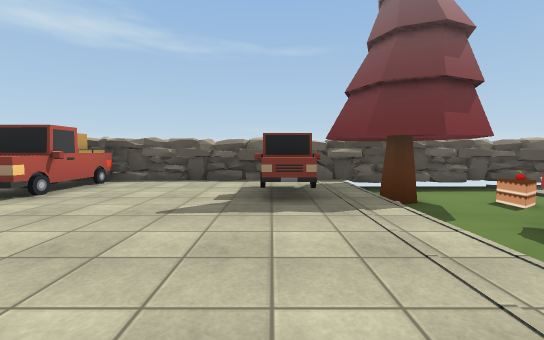
view 1 (above)

20 first-person views from a walk through a scene from a Unity 3-D project. The camera is 1.2 m above the floor, tilts 4° down and sees 90° across. The floor is counted in squares, 2 m on a side. Each view is taken from the middle of a square. On the plan, view 1 faces up. The plan holds only what a view shows up to about 9 squares ahead; the rest is blank. The player character is not drawn. Some surface patterns are stand-ins.

view 2
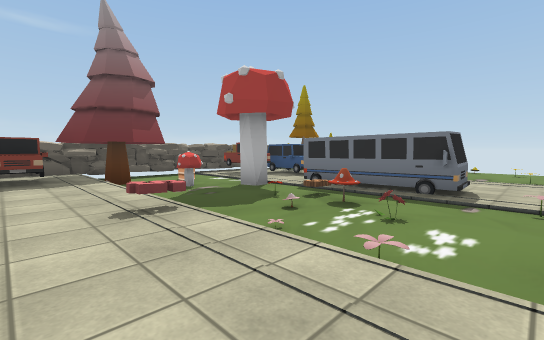

view 3
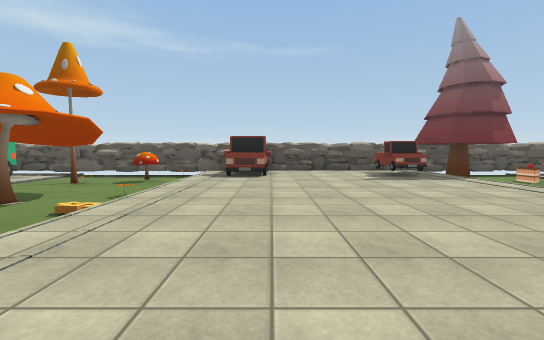

view 4
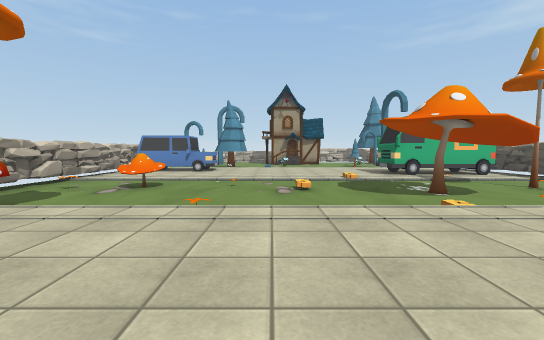

view 5
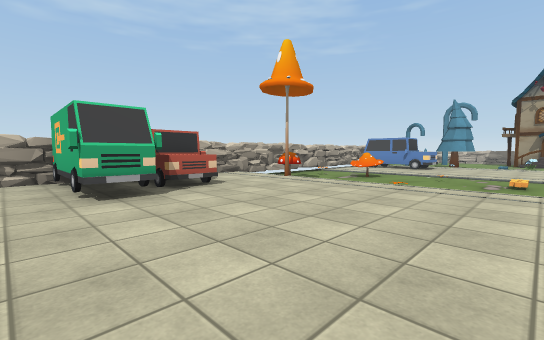

view 6
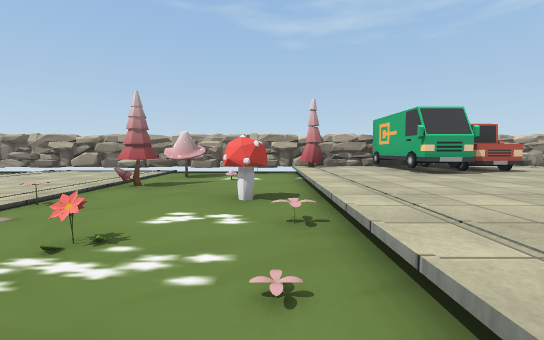

view 7
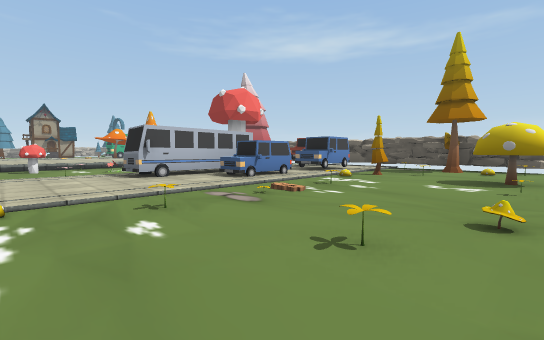

view 8
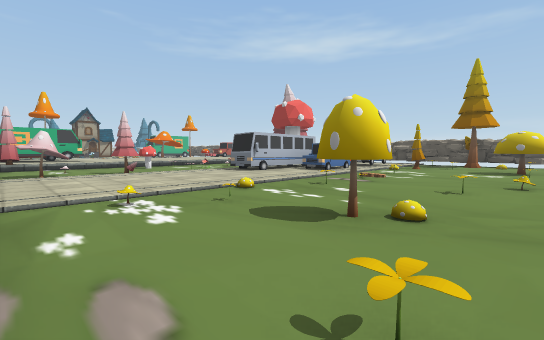

view 9
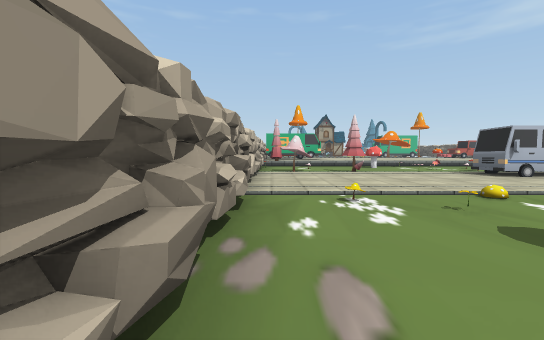

view 10
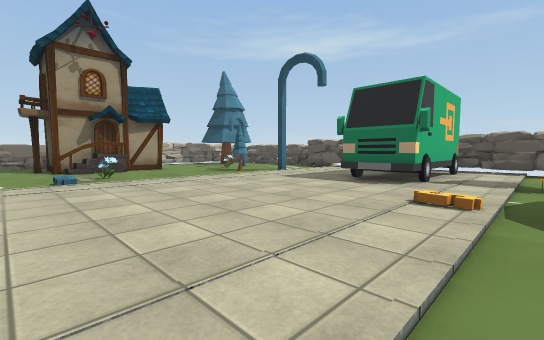

view 11
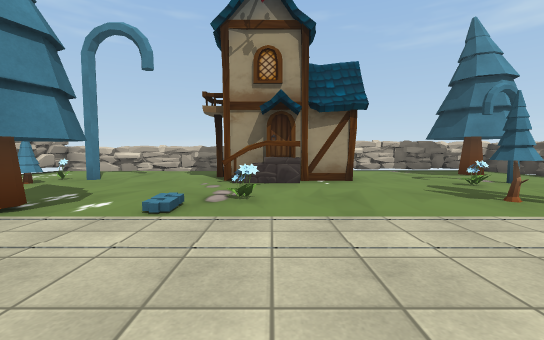

view 12
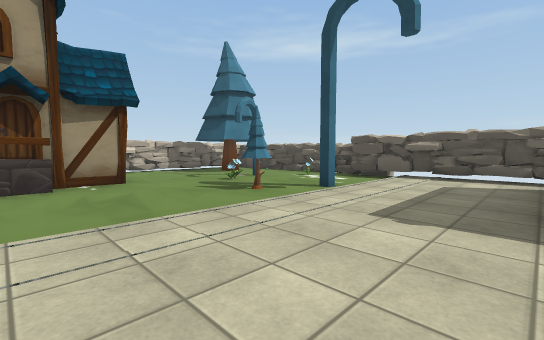

view 13
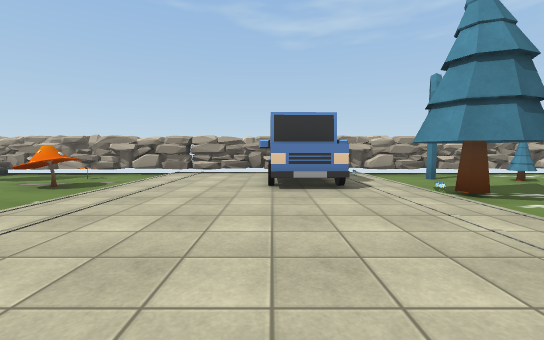

view 14
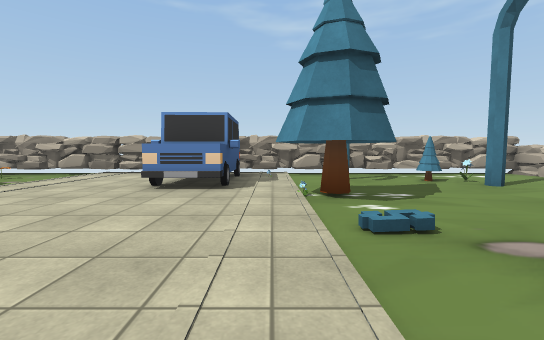

view 15
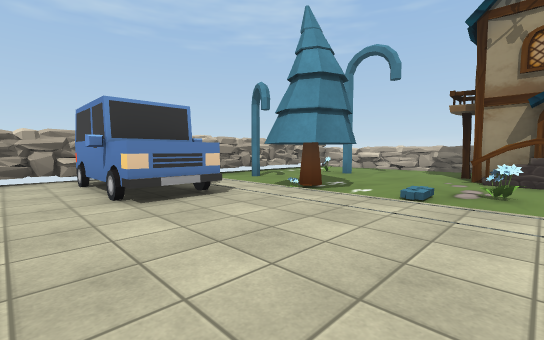

view 16
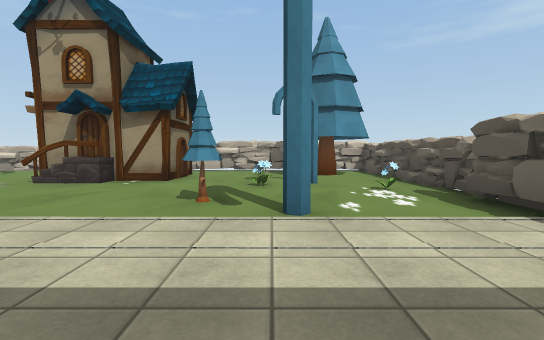

view 17
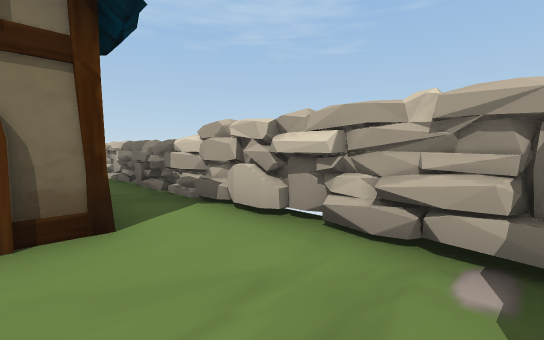

view 18
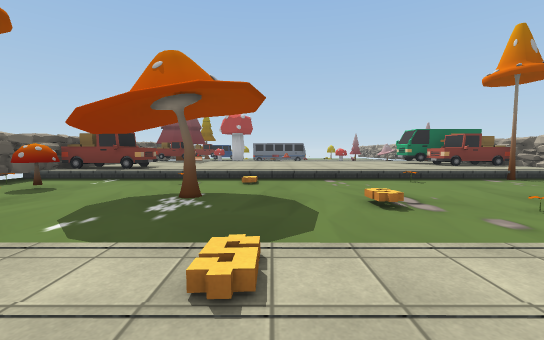

view 19
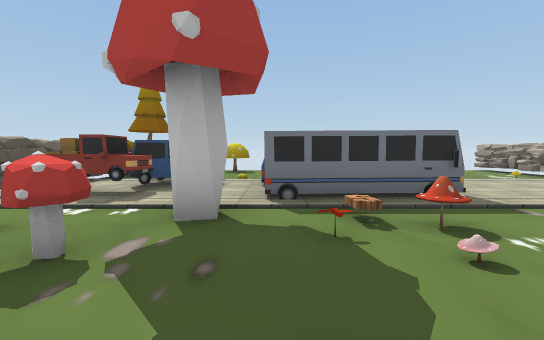

view 20
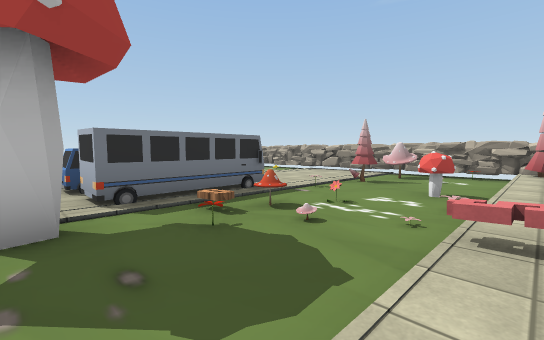

### Floor plan
Key: @ floor where view 1 was taken; # wall or solid block; x gap in a wall; . main floor; : floor 0.25 m higher than the main floor; + floor 0.5 m higher than the main floor; / step, stairs or slope; ^ raised ledge; O other object.
Columns run from 21 left of view 1 to 12 right of it. Each row starts with its distance up from view 1.
  6 ##################^##############x
  5 #...O..:::x:...O/OO+++O...:O::.O.O
  4 #.O.O..:::#:...O/OO++OOO.O:OO:..O.
  3 #...O.O:::#:.O../++++++.O.::O:O...
  2 ^....O.:::O:O..O/++++++..O::::O..O
  1 #......:::::..#./++++++...:OO:...O
  0 #.OO...::::O....O++++@O.OO:OO:O...
 -1 #.OO.O.:::::.O../++++++OOO:O::O..O
 -2 ^.OO..O:::::..../++++++OO.OO::O.O.
 -3 #......:::::.O..O++++++O..O:::O...
 -4 #.....OO::::..../++++++...::::O.O.
 -5 ^..#...:O#::.O..O+++O++..O::::O.O.
 -6 ^..OOO.O##::.O.O/+OOO++.OO::::O..O
 -7 #......:##::..../++OO+O...::::....
 -8 ######################^##########x

Positions as (right, up) in squares from view 1, and headings:
1: (0, 0), facing up
2: (0, -3), facing up-right
3: (-3, -3), facing up
4: (-2, -2), facing left
5: (0, -1), facing down-left
6: (2, 0), facing down
7: (12, -4), facing up-left
8: (12, -7), facing up-left
9: (12, -7), facing left
10: (-9, -3), facing up-left
11: (-12, -1), facing left
12: (-12, -1), facing up-left
13: (-12, 0), facing down
14: (-14, 0), facing down
15: (-11, -1), facing down-left
16: (-12, 3), facing left
17: (-19, 3), facing down-left
18: (-11, 0), facing right
19: (1, 1), facing right
20: (1, 2), facing down-right
